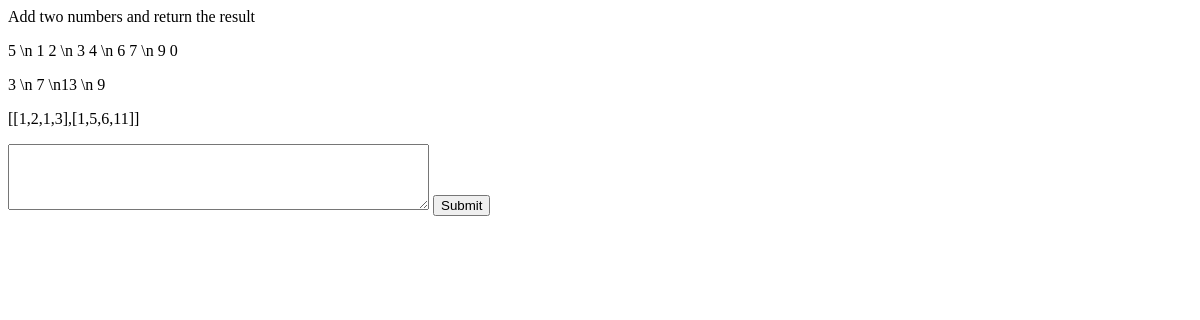
The page /appoj/problems/1/ (signed in) on the database as committed earlier.
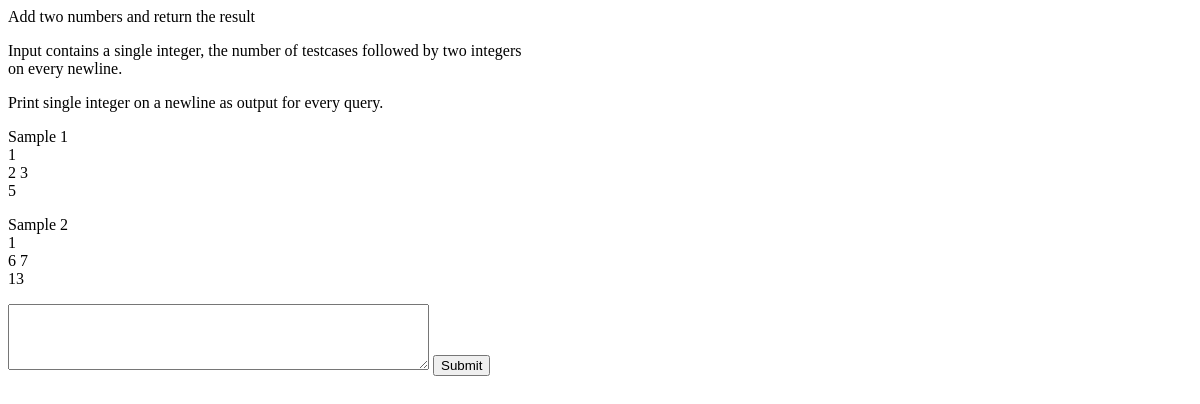
The same page on the database as committed later.
### appoj/models.py (models this page shows)
class Problems(models.Model):
    problem_id = models.AutoField(primary_key = True)
    description = models.TextField(max_length = 400)
    name = models.CharField(max_length = 255)
    sample_input = models.TextField(max_length = 400)
    sample_output = models.TextField(max_length = 400)
    samples = models.TextField(max_length = 400)
    difficulty = models.CharField(max_length = 200)
    score = models.FloatField(default = 0)

### appoj/views.py (the view, shortened to what this page needs)
# urls.py: path('problems/<int:p_no>/', to_problems.as_view()),
class to_problems(LoginRequiredMixin, View):
    login_url = '/appoj/'
    def get(self, request, p_no):
        curproblem = Problems.objects.filter(problem_id = p_no).values().first()
        dux = Problems.objects.get(problem_id = p_no)
        print(dux.problem_id)
        return render(request, 'appoj/display_problem.html', {'question': dux})

### appoj/templates/appoj/display_problem.html (shortened to what this page needs)
<div>
    <form id = "submit_form" action="/appoj/problems/{{question.problem_id}}/" method="POST">
        <div class = "submission">
            <p>{{question.description|linebreaks}}</p>
            <p>{{question.sample_input|linebreaks}}</p>
            <p>{{question.sample_output|linebreaks}}</p>
            <p>{{question.samples|linebreaks}}</p>
            <textarea id="problem_sol"name="problem_sol"rows="4"cols="50"></textarea>
            <input type="submit" class = "submit" value="Submit">
        </div>
    </form>
</div>

Rows that differ between the two databases and show on the page:
changed Problems "Add two numbers and return the result": sample_input "5 \\n 1 2 \\n 3 4 \\n 6 7 \\n 9 0" → "Input contains a single integer, the number of testcases followed by two integers on every newline."; sample_output "3 \\n 7 \\n13 \\n 9" → "Print single integer on a newline as output for every query."; samples "[[1,2,1,3],[1,5,6,11]]" → "Sample 1 1 2 3 5 Sample 2 1 6 7 13"
